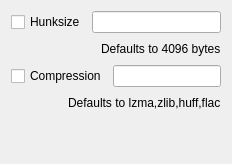
            <widget class="QWidget" name="chdman_dvd_tab">
             <attribute name="title">
              <string>DVD</string>
             </attribute>
             <layout class="QVBoxLayout" name="verticalLayout_8">
              <item>
               <layout class="QHBoxLayout" name="chdman_dvd_layout1">
                <item>
                 <widget class="QCheckBox" name="chdman_dvd_hunksize_check_box">
                  <property name="text">
                   <string>Hunksize</string>
                  </property>
                 </widget>
                </item>
                <item>
                 <widget class="QLineEdit" name="chdman_dvd_hunksize_line_edit"/>
                </item>
               </layout>
              </item>
              <item>
               <layout class="QHBoxLayout" name="chdman_dvd_layout2">
                <item>
                 <spacer name="horizontalSpacer_3">
                  <property name="orientation">
                   <enum>Qt::Orientation::Horizontal</enum>
                  </property>
                  <property name="sizeHint" stdset="0">
                   <size>
                    <width>40</width>
                    <height>20</height>
                   </size>
                  </property>
                 </spacer>
                </item>
                <item>
                 <widget class="QLabel" name="chdman_dvd_hunksize_default_label">
                  <property name="text">
                   <string>Defaults to 4096 bytes</string>
                  </property>
                 </widget>
                </item>
               </layout>
              </item>
              <item>
               <layout class="QHBoxLayout" name="chdman_dvd_layout3">
                <item>
                 <widget class="QCheckBox" name="chdman_dvd_compression_check_box">
                  <property name="text">
                   <string>Compression</string>
                  </property>
                 </widget>
                </item>
                <item>
                 <widget class="QLineEdit" name="chdman_dvd_compression_line_edit"/>
                </item>
               </layout>
              </item>
              <item>
               <layout class="QHBoxLayout" name="chdman_dvd_layout4">
                <item>
                 <spacer name="horizontalSpacer_4">
                  <property name="orientation">
                   <enum>Qt::Orientation::Horizontal</enum>
                  </property>
                  <property name="sizeHint" stdset="0">
                   <size>
                    <width>40</width>
                    <height>20</height>
                   </size>
                  </property>
                 </spacer>
                </item>
                <item>
                 <widget class="QLabel" name="chdman_dvd_compression_default_label">
                  <property name="text">
                   <string>Defaults to lzma,zlib,huff,flac</string>
                  </property>
                 </widget>
                </item>
               </layout>
              </item>
              <item>
               <spacer name="verticalSpacer_4">
                <property name="orientation">
                 <enum>Qt::Orientation::Vertical</enum>
                </property>
                <property name="sizeHint" stdset="0">
                 <size>
                  <width>20</width>
                  <height>40</height>
                 </size>
                </property>
               </spacer>
              </item>
             </layout>
            </widget>
